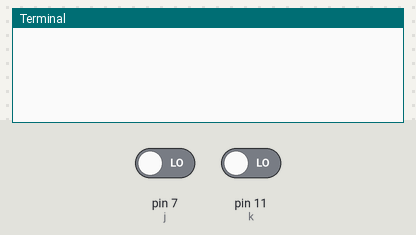
Bench run of a program on a simulated Raspberry Pi (header pin numbers). On the bench: the last lines printed to the terminal. The inputs (shaded band) are chosen by the test bench; at power-on: pin 7 (j) LOW, pin 11 (k) LOW. The clock reads 2024-03-15 10:24:30 at power-on unless the program sets it.

Above: at 1.2 s.
1.3 s: pin 7 (j) driven HIGH and pin 11 (k) driven HIGH
At 3.0 s:
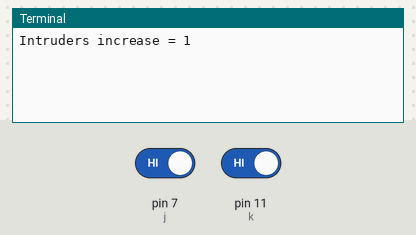
3.3 s: pin 11 (k) driven LOW
At 4.3 s:
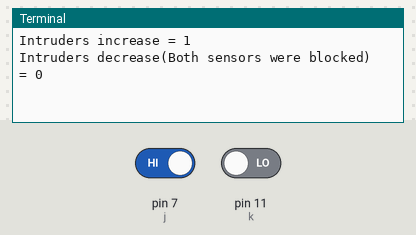

The program:

RPIcounterOptimized.py
```python
import RPi.GPIO as GPIO
import time
GPIO.setwarnings(False)
GPIO.setmode(GPIO.BOARD)
GPIO.setup(7, GPIO.IN)         #Read output from IR motion sensor
GPIO.setup(11, GPIO.IN)         #Read output from IR motion sensor

count = 0       #Total count of persons
both_high = 0   #Flag equals 1 when both sensors in HIGH state
isIncreased = 0         #Flag equals 1 when count increased
isDecreased = 0         #Flag equals 1 when count decreased

while True:
       k=GPIO.input(11)
       i=GPIO.input(7)

       if both_high:
                if k==0 and isIncreased:
                        count = count-1
                        print "Intruders decrease(Both sensors were blocked) =",count
                        time.sleep(.5)

                if i==0 and isDecreased:
                        count = count+1
                        print "Intruders increase(Both sensors were blocked) =",count
                        time.sleep(.5)

       if k and i:      #If both sensor values HIGH then check the values again
                both_high = 1
                continue

       j=0
       both_high = 0
       isIncreased = 0
       isDecreased = 0

       #i=GPIO.input(7)
       if k==1:                 #When output from 1st motion sensor is LOW
                 t_end=time.time()+2
                 while time.time()<t_end:
                       j=GPIO.input(7)
                       if j==1:                 #When output from 2nd motion sensor is LOW
                                count=count-1
                                isDecreased = 1
                                time.sleep(.5)
                                break

                 if isDecreased:
                        print "Intruders decrease =",count

                 time.sleep(0.1)

       elif i==1:              #When output from 2nd motion sensor is HIGH
                 t_end=time.time()+2
                 while time.time()<t_end:
                       j=GPIO.input(11)
                       if j==1:                 #When output from 1st motion sensor is LOW
                                count=count+1
                                isIncreased = 1
                                time.sleep(.5)
                                break

                 if isIncreased:
                        print "Intruders increase =",count

                 time.sleep(0.1)
                                           
```

Measured:
- after the input at 1.3 s, the terminal: prints a new line after 0.50 s (image 1)
- after the input at 3.3 s, the terminal: prints a new line at once (image 2)
